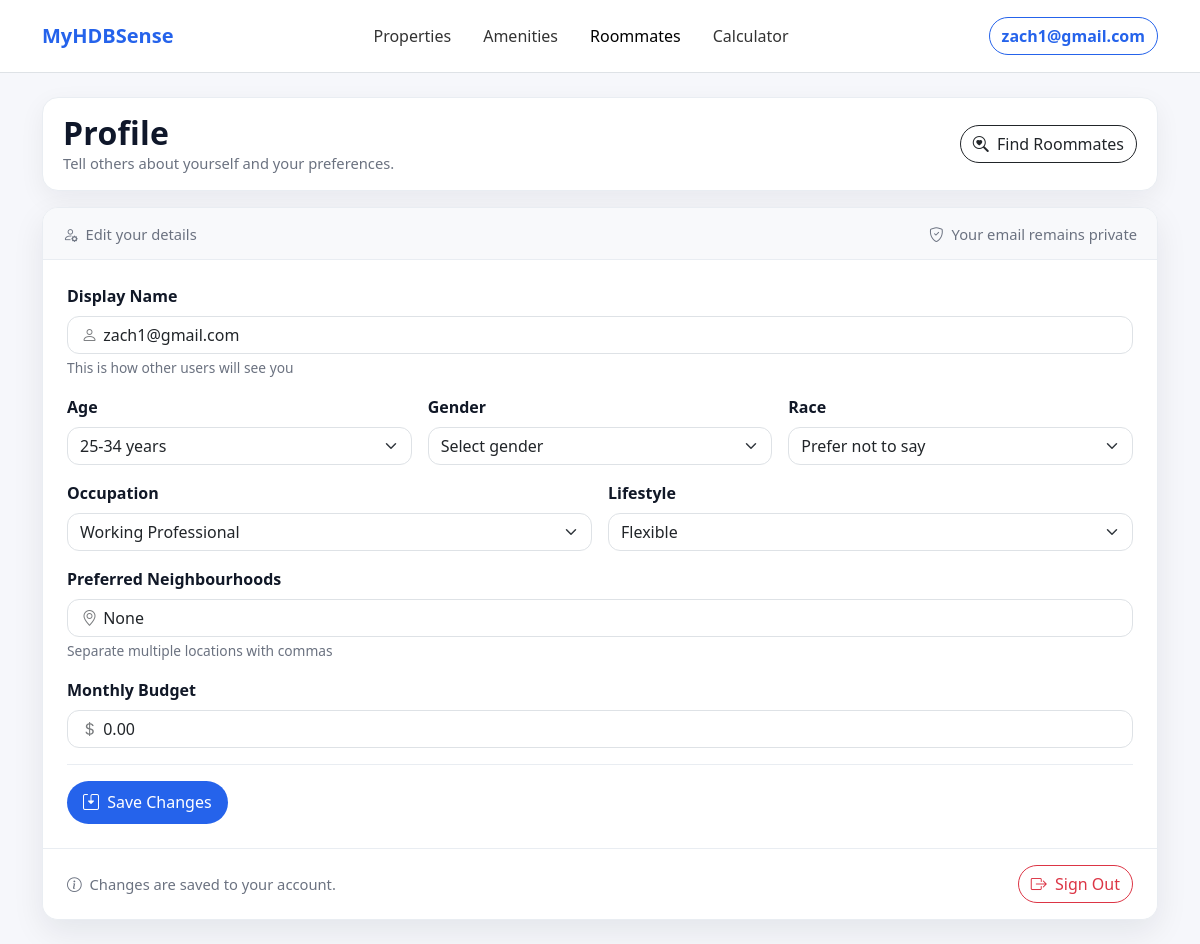
Before: /accounts/roommate/profile/ (signed in) with the older database file.
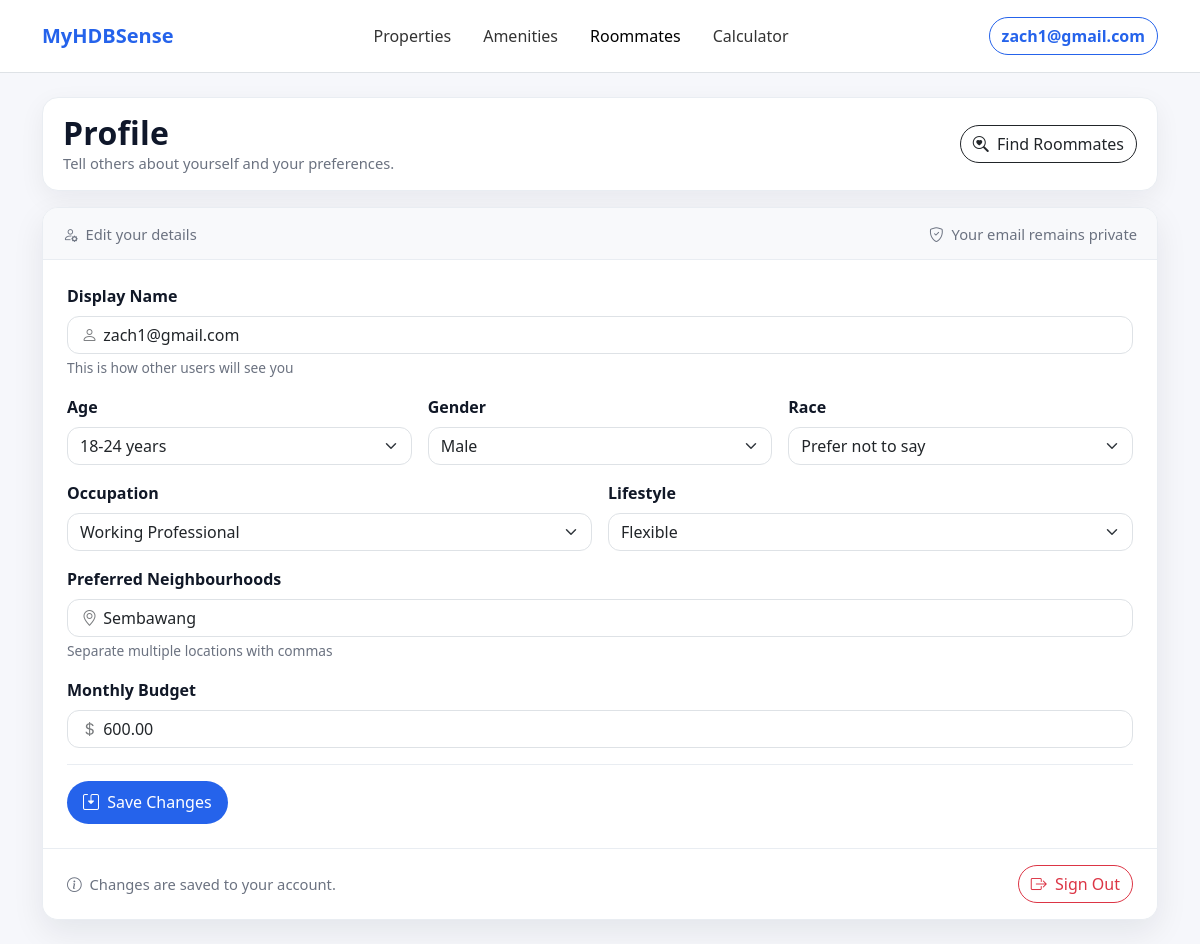
After: the same page with the newer database file.
### accounts/models.py (models this page shows, shortened)
class CustomUser(AbstractUser):
    email = models.EmailField(unique=True)

class RoommateProfile(models.Model):
    user = models.OneToOneField(settings.AUTH_USER_MODEL, on_delete=models.CASCADE)
    display_name = models.CharField(max_length=100, blank=True)
    age_range = models.CharField(
        max_length=20,
        choices=[
            ('18-24', '18-24 years'),
            ('25-34', '25-34 years'),
            ('35-44', '35-44 years'),
            ('45+', '45+ years')
        ],
        default='25-34'
    )
    gender = models.CharField(max_length=10, choices=GENDER_CHOICES)
    race = models.CharField(max_length=10, choices=RACE_CHOICES, default="-")
    occupation = models.CharField(
        max_length=20,
        choices=[
            ('student', 'Student'),
            ('working', 'Working Professional'),
            ('other', 'Other')
        ],
        default='working'
    )
    lifestyle = models.CharField(
        max_length=20,
        choices=[
            ('early_bird', 'Early Bird'),
            ('night_owl', 'Night Owl'),
            ('flexible', 'Flexible')
        ],
        default='flexible'
    )
    neighbourhoods_csv = models.TextField(help_text="Comma-separated list of preferred neighborhoods", null=True, blank=True)
    budget = models.DecimalField(max_digits=8, decimal_places=2, default=0)
    is_looking = models.BooleanField(default=True)

### accounts/views.py (the view, shortened to what this page needs)
# urls.py: path('roommate/profile/', views.roommate_profile_edit, name='roommate_profile_edit'),
@login_required
def roommate_profile_edit(request):
    try:
        profile = RoommateProfile.objects.get(user=request.user)
    except RoommateProfile.DoesNotExist:
        profile = None
    initial_data = {}
    if profile:
        initial_data = {
            'display_name': profile.display_name,
            'age_range': profile.age_range,
            'gender': profile.gender,
            'race': profile.race,
            'occupation': profile.occupation,
            'lifestyle': profile.lifestyle,
            'neighbourhoods_csv': profile.neighbourhoods_csv,
            'budget': profile.budget
        }
    return render(request, 'accounts/roommate_profile_edit.html', {
        'form': {'initial': initial_data}
    })

### accounts/templates/accounts/roommate_profile_edit.html (shortened to what the changed rows need)
{% load static %}
<!DOCTYPE html>
<html lang="en">
<head>
  <link href="https://cdn.jsdelivr.net/npm/bootstrap@5.3.3/dist/css/bootstrap.min.css" rel="stylesheet"/>
  <link href="https://cdn.jsdelivr.net/npm/bootstrap-icons@1.11.3/font/bootstrap-icons.css" rel="stylesheet"/>
</head>
<body>
  {% include "accounts/navbar.html" %}
  <main class="container py-4">
    <section class="hero mb-3 d-flex align-items-center justify-content-between gap-2">
      <div>
        <h2 class="mb-0 section-title">Profile</h2>
      </div>
    </section>
    <section class="card card-soft">
      <div class="card-body p-3 p-md-4">
        <form method="post" class="form-grid">
          <div class="row g-3 mb-3">
            <div class="col-12">
              <div class="input-icon">
                <i class="bi bi-person"></i>
                <input type="text"
                      name="display_name"
                      class="form-control"
                      value="{{ form.initial.display_name|default:user.get_full_name|default:user.username }}"
                      required>
              </div>
            </div>
          </div>
          <div class="row g-3 mb-3">
            <div class="col-md-4">
              <label class="form-label">Age</label>
              <select name="age_range" class="form-select" required>
                <option value="18-24" {% if form.initial.age_range == '18-24' %}selected{% endif %}>18-24 years</option>
                <option value="25-34" {% if form.initial.age_range == '25-34' %}selected{% endif %}>25-34 years</option>
              </select>
            </div>
            <div class="col-md-4">
              <label class="form-label">Gender</label>
              <select name="gender" class="form-select" required>
                <option value="">Select gender</option>
                <option value="male" {% if form.initial.gender == 'male' %}selected{% endif %}>Male</option>
              </select>
            </div>
          </div>
          <div class="row g-3 mb-3">
            <div class="col-md-6">
              <label class="form-label">Occupation</label>
              <select name="occupation" class="form-select" required>
                <option value="working" {% if form.initial.occupation == 'working' %}selected{% endif %}>Working Professional</option>
              </select>
            </div>
            <div class="col-md-6">
              <label class="form-label">Lifestyle</label>
              <select name="lifestyle" class="form-select" required>
                <option value="flexible" {% if form.initial.lifestyle == 'flexible' %}selected{% endif %}>Flexible</option>
              </select>
            </div>
          </div>
          <div class="row g-3 mb-3">
            <div class="col-12">
              <div class="input-icon">
                <i class="bi bi-geo-alt"></i>
                <input type="text"
                      name="neighbourhoods_csv"
                      class="form-control"
                      placeholder="e.g., Toa Payoh, Bishan, Serangoon"
                      value="{{ form.initial.neighbourhoods_csv }}"
                      required>
              </div>
            </div>
          </div>
          <div class="row g-3 mb-3">
            <div class="col-12">
              <div class="input-icon">
                <i class="bi bi-currency-dollar"></i>
                <input type="number"
                      name="budget"
                      class="form-control"
                      placeholder="Your monthly rental budget"
                      value="{{ form.initial.budget }}"
                      required>
              </div>
            </div>
          </div>
        </form>
      </div>
    </section>
  </main>
</body>
</html>

### accounts/templates/accounts/navbar.html (shortened to what this page needs)
{% load static %}
<nav class="navbar navbar-expand-lg navbar-light bg-white border-bottom py-3">
  <div class="container">
    <a class="navbar-brand fw-bold" href="{% url 'home' %}" style="color:#2563eb;">MyHDBSense</a>
    <div class="collapse navbar-collapse" id="mainNav">
      <ul class="navbar-nav mx-auto gap-lg-3">
        <li class="nav-item">
          <a class="nav-link {% if request.resolver_match.url_name == 'properties' %}active{% endif %}"
             href="{% url 'properties' %}">Properties</a>
        </li>
        <li class="nav-item">
          <a class="nav-link {% if request.resolver_match.url_name == 'amenities' or request.resolver_match.url_name == 'search_amenities' %}active{% endif %}"
             href="{% url 'amenities' %}">Amenities</a>
        </li>
        {% with name=request.resolver_match.url_name %}
        <li class="nav-item">
          <a class="nav-link {% if name in 'roommates sharing_request roommate_profile_edit' %}active{% endif %}"
             href="{% url 'roommates' %}">Roommates</a>
        </li>
        {% endwith %}
        <li class="nav-item">
          <a class="nav-link {% if request.resolver_match.url_name == 'calculator' %}active{% endif %}"
             href="{% url 'calculator' %}">Calculator</a>
        </li>
      </ul>
      <div class="d-flex ms-lg-3 align-items-center gap-2">
        {% if user.is_authenticated %}
          <a href="{% url 'roommate_profile_edit' %}"
             class="btn btn-outline-primary rounded-pill fw-semibold"
             style="border-color:#2563eb;color:#2563eb;">
            {{ user.email|default:user.username|default:"Profile" }}
          </a>
        {% endif %}
      </div>
    </div>
  </div>
</nav>

Changed rows visible on the page:
changed RoommateProfile "Working Professional": age_range "25-34 years" → "18-24 years"; gender (not shown) → "Male"; neighbourhoods_csv (not shown) → "Sembawang"; budget "0.00" → "600.00"
Other visible differences:
form field gender: "Select gender" → (not shown)
form field neighbourhoods_csv: "None" → (not shown)
